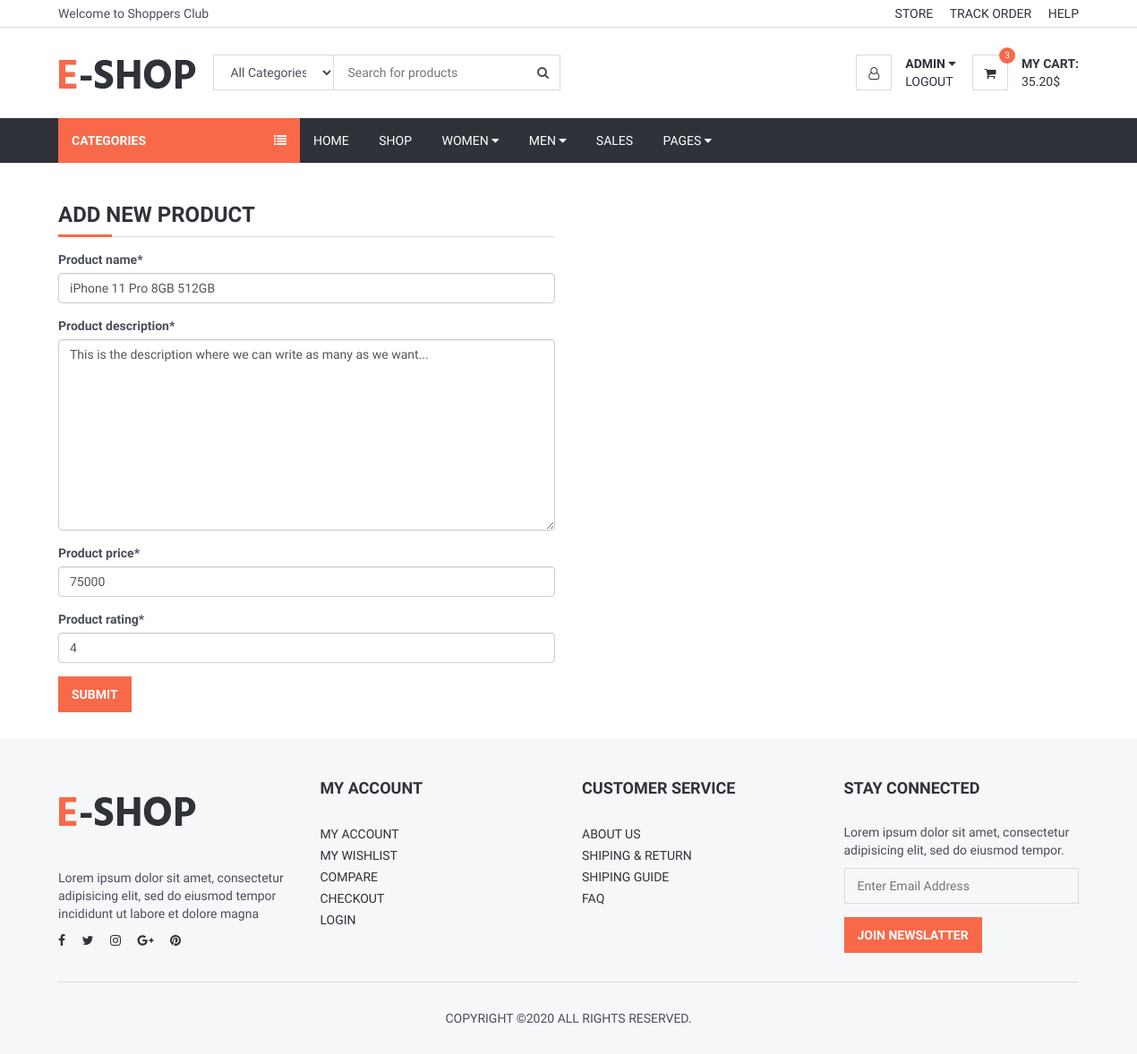
/product/1/update/ (signed in), run on the app's committed database.
### shop/models.py (models this page shows, shortened)
class Product(models.Model):
    product_name = models.CharField(max_length=100)
    product_description = models.TextField()
    product_price = models.PositiveIntegerField()
    product_image = models.ImageField(default='abc.jpg', upload_to='product_images')
    product_rating = models.IntegerField()
    product_seller = models.ForeignKey(User, on_delete=models.CASCADE)
    list_date = models.DateTimeField(default=timezone.now)

### shop/views.py (the view, shortened to what this page needs)
# urls.py: path('product/<int:pk>/update/', ProductUpdateView.as_view(), name='product-update'),
class ProductUpdateView(LoginRequiredMixin, UserPassesTestMixin, UpdateView):
    model = Product
    fields = ['product_name', 'product_description', 'product_price', 'product_rating']
    def test_func(self):
        product = self.get_object()
        if self.request.user == product.product_seller:
            return True
        return False

### shop/templates/shop/product_form.html (shortened to what this page needs)
{% extends "shop/layout.html" %}
{% load crispy_forms_tags %}
{% block content %}
	<div class="section">
		<div class="container">
			<div class="row">
				<form id="product-form" method="post" class="clearfix" enctype="multipart/form-data">
					<div class="col-md-6">
                        <div class="section-title">
							<h3 class="title">Add New Product</h3>
                        </div>
                        {{ form|crispy }}
                        <div class="pull-center">
							<button class="primary-btn" type="submit">Submit</button>
                        </div>
					</div>
				</form>
			</div>
		</div>
	</div>
{% endblock content %}

### shop/templates/shop/header.html (shortened to what this page needs)
	<header>
		<div id="top-header">
			<div class="container">
				<div class="pull-left">
					<span>Welcome to Shoppers Club</span>
				</div>
				<div class="pull-right">
					<ul class="header-top-links">
						<li><a href="#">Store</a></li>
						<li><a href="#">Track Order</a></li>
						<li><a href="#">Help</a></li>
					</ul>
				</div>
			</div>
		</div>
		<div id="header">
			<div class="container">
				<div class="pull-left">
					<div class="header-logo">
						<a class="logo" href="{% url 'shop-home' %}">
							{% load static %}
							<img src="{% static 'shop/img/logo.png' %}" alt="">
						</a>
					</div>
					<div class="header-search">
						<form>
							<input class="input search-input" type="text" placeholder="Search for products">
							<select class="input search-categories">
								<option value="0">All Categories</option>
							</select>
							<button class="search-btn"><i class="fa fa-search"></i></button>
						</form>
					</div>
				</div>
				<div class="pull-right">
					<ul class="header-btns">
						<li class="header-account dropdown default-dropdown">
							{% if user.is_authenticated %}
							<div class="dropdown-toggle" role="button" data-toggle="dropdown" aria-expanded="true">
								<div class="header-btns-icon">
									<i class="fa fa-user-o"></i>
								</div>
								<strong class="text-uppercase">{{ user.username }} <i class="fa fa-caret-down"></i></strong>
							</div>
							<a href="{% url 'logout' %}" class="text-uppercase">Logout</a>
							{% endif %}
						</li>
						<li class="header-cart dropdown default-dropdown">
							<a class="dropdown-toggle" data-toggle="dropdown" aria-expanded="true">
								<div class="header-btns-icon">
									<i class="fa fa-shopping-cart"></i>
									<span class="qty">3</span>
								</div>
								<strong class="text-uppercase">My Cart:</strong>
								<br>
								<span>35.20$</span>
							</a>
						</li>
					</ul>
				</div>
			</div>
		</div>
	</header>

### shop/static/shop/css/style.css (style rules this page uses)
body { font-family: 'Hind', sans-serif; color: #4A4E5A; overflow-x: hidden; }
h1, h2, h3, h4, h5, h6 { color: #30323A; margin: 0 0 10px; font-weight: 700; }
a { color: #30323A; -webkit-transition: 0.3s color; transition: 0.3s color; }
strong { color: #30323A; }
ul, ol { margin: 0; padding: 0; list-style: none }
.main-btn, .primary-btn { display: inline-block; padding: 10px 15px; text-transform: uppercase; font-weight: 700; border: none; -webkit-transition: 0.3s all; transition: 0.3s all; }
.primary-btn { color: #FFF; background-color: #F8694A; }
.input { width: 100%; height: 40px; padding: 0px 15px; border: none; background-color: transparent; -webkit-box-shadow: 0px 0px 0px 1px #DADADA inset, 0px 0px 0px 5px transparent; box-shadow: 0px 0px 0px 1px #DADADA inset, 0px 0px 0px 5px transparent; -webkit-transition: 0.3s all; transition: 0.3s all; }
.section { padding-top: 30px; padding-bottom: 30px; }
.section-title { position: relative; margin-bottom: 15px; margin-top: 15px; border-bottom: 1px solid #DADADA; }
.section-title .title { display: inline-block; text-transform: uppercase; }
.section-title:after { content: ""; position: absolute; left: 0; bottom: -1.5px; height: 3px; width: 60px; background-color: #F8694A; }
#header { padding-top: 15px; padding-bottom: 15px; }
#top-header { padding-top: 5px; padding-bottom: 5px; border-bottom: 1px solid #DADADA; }
.header-top-links>li { display: inline-block; }
.header-top-links>li+li { margin-left: 15px; }
.header-top-links>li>a { cursor: pointer; text-transform: uppercase; }
.header-logo { display: inline-block; margin-right: 15px; }
.header-logo .logo>img { width: 100%; max-height: 70px; }
.header-search { display: inline-block; padding: 15px 0px; max-width: 400px; }
.header-search>form { position: relative; }
.header-search>form .search-input { padding-left: 150px; padding-right: 45px; }
.header-search>form .search-categories { position: absolute; left: 0px; top: 0px; width: 135px; }
.header-search>form .search-btn { position: absolute; top: 0px; right: 0px; width: 40px; height: 40px; background-color: transparent; border: none; }
.header-btns>li { display: inline-block; vertical-align: top; padding: 15px 0px; }
.header-btns>li+li { margin-left: 15px; }
.header-btns>li .header-btns-icon { position: relative; float: left; margin-right: 15px; width: 40px; height: 40px; line-height: 40px; text-align: center; color: #30323A; background-color: #FFF; border: 1px solid #DADADA; }
.header-btns .dropdown-toggle { display: block; cursor: pointer; }
.header-cart .header-btns-icon .qty { position: absolute; right: -9px; top: -9px; width: 18px; height: 18px; line-height: 18px; text-align: center; font-size: 10px; background: #F8694A; color: #FFF; border-radius: 50%; }

### data on the page
Product: product_name "iPhone 11 Pro 8GB 512GB", product_description "This is the description where we can write as many as we want...", product_price "75000", product_rating "4"

### other printed values
{{ user.username }} "ADMIN"
